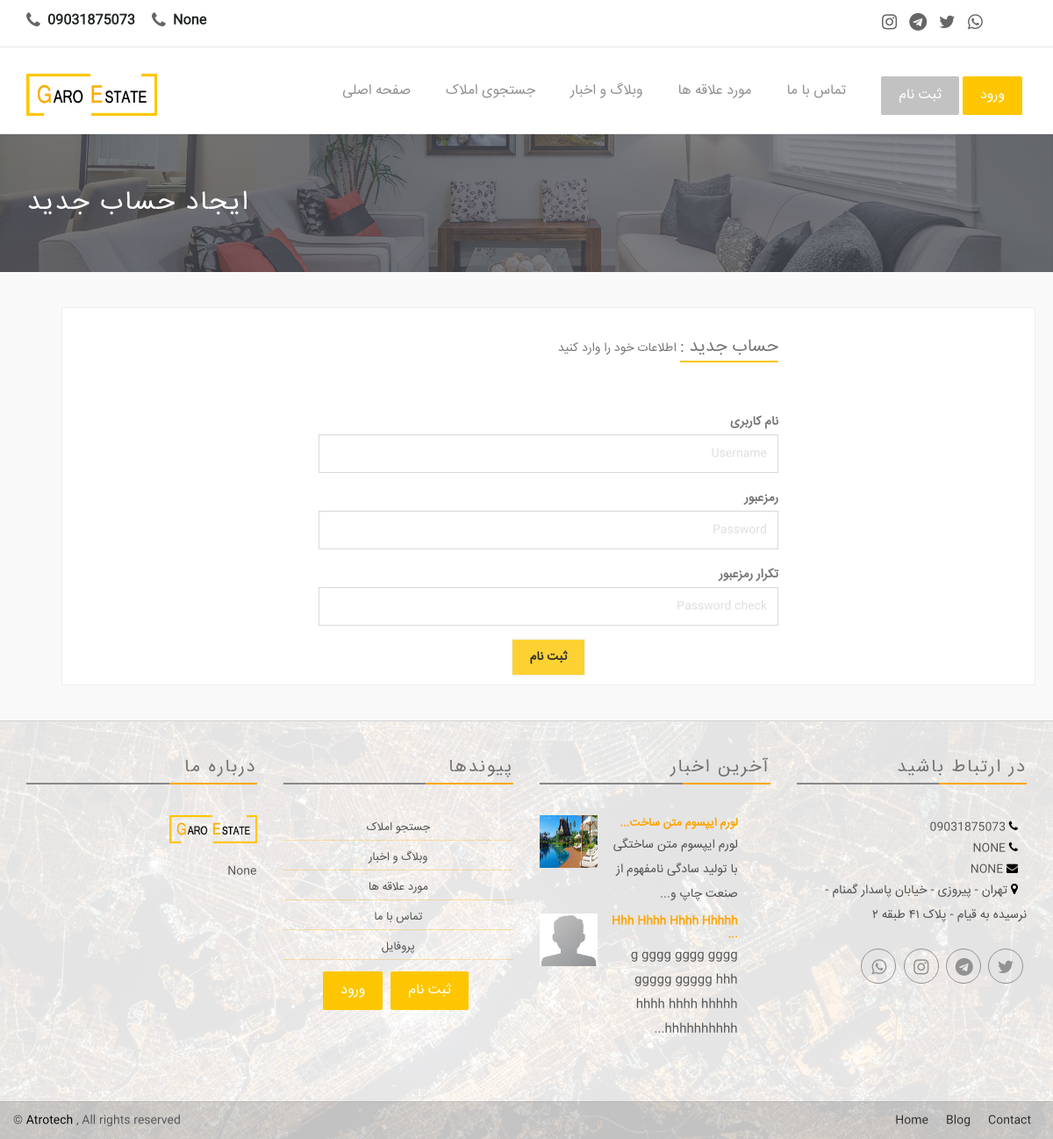
Before: /register/ with the older database file.
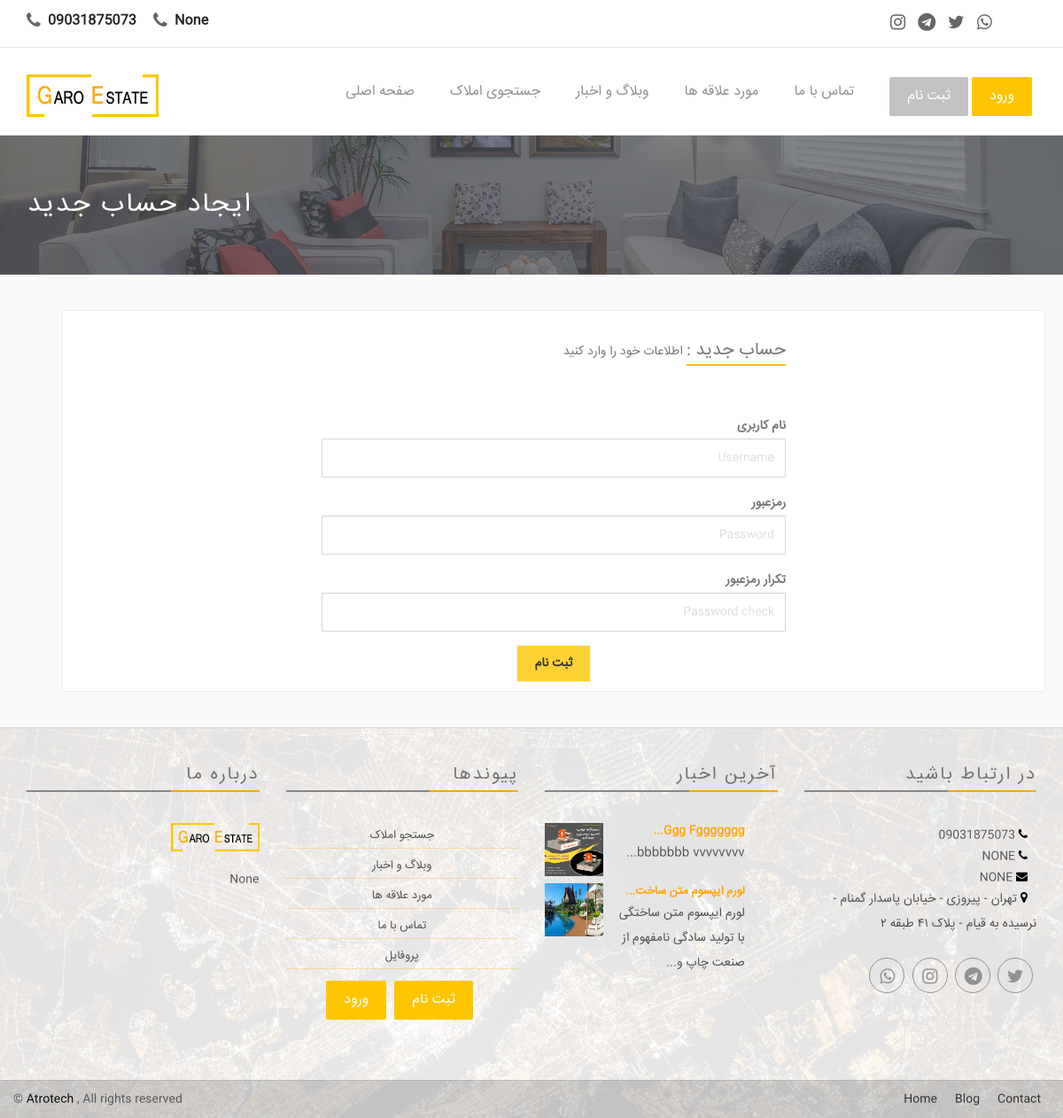
After: the same page with the newer database file.
### app/models.py (models this page shows, shortened)
class Settings(models.Model):
  title = models.CharField(max_length=100, verbose_name = "عنوان")
  title_below = models.CharField(max_length=300 , null=True, blank=True , verbose_name = "متن زیر عنوان")
  introduction_text = models.TextField(max_length=2000 , null=True, blank=True , verbose_name = "متن معرفی" )
  contact_page_text = models.TextField(max_length=2000 , null=True, blank=True , verbose_name = "متن صفحه تماس با ما")
  experts_number = models.IntegerField(default='1', verbose_name = "تعداد کارشناسان")
  email = models.EmailField(max_length=200 , null=True , blank=True , verbose_name = "ایمیل")
  address = models.CharField(max_length=300 , null=True , blank=True , verbose_name = "آدرس")
  phone1 = models.CharField(max_length=20 , null=True , blank=True , verbose_name = "تلفن ۱")
  phone2 = models.CharField(max_length=20 , null=True , blank=True , verbose_name = "تلفن ۲")
  whatsapp_number = models.CharField(max_length=20 , null=True , blank=True , verbose_name = "شماره واتساپ")
  instagram = models.URLField(max_length=500, null=True, blank=True, verbose_name = "لینک اینستاگرام")
  telegram = models.URLField(max_length=500, null=True, blank=True, verbose_name = "لینک تلگرام")
  twitter = models.URLField(max_length=500, null=True, blank=True, verbose_name = "لینک توییتر")
  whatsapp = models.URLField(max_length=500, null=True, blank=True, verbose_name = "لینک واتس اپ")
  lat_long = models.CharField(max_length=50 , null=True , blank=True , verbose_name = "lat & long")
  logo = models.ImageField(default='logo.png', upload_to='logo', null=True, blank=True, verbose_name = "لوگو")
  header_image = models.ImageField(default='header.png', upload_to='header', null=True, blank=True, verbose_name = "تصویر سربرگ (header)")
  class Meta:
      verbose_name = "تنظیمات"
      verbose_name_plural = "تنظیمات"

### blogApp/models.py (models this page shows, shortened)
class Post(models.Model):
    title = models.CharField(max_length=255, verbose_name="عنوان")
    slug = models.SlugField(max_length=255, null=True, blank=True, verbose_name="نشانی پیوند (link)")
    author = models.ForeignKey(User, on_delete=models.CASCADE, verbose_name="نویسنده")
    img = models.ImageField(upload_to='blog', null=True, verbose_name="تصویر")
    body = RichTextField(blank=False, null=True, verbose_name="متن")
    comments = models.ManyToManyField(PostComment, blank=True, verbose_name="نظرات")
    post_date = models.DateTimeField(auto_now_add=True)
    category = models.ForeignKey(Categories, null=True, on_delete=models.PROTECT, related_name='category_set', verbose_name="دسته بندی")
    class Meta:
      verbose_name = "پست"
      verbose_name_plural = "پست ها"

### authentication/views.py (the view)
# urls.py: path('register/', register_user, name="register"),
def register_user(request):
    msg     = None
    success = False
    if request.method == "POST":
        form = SignUpForm(request.POST)
        if form.is_valid():
            form.save()
            username = form.cleaned_data.get("username")
            raw_password = form.cleaned_data.get("password1")
            user = authenticate(username=username, password=raw_password)
            msg     = 'کاربر ایجاد شد - <a href="/login">ورود</a>.'
            success = True
        else:
            msg = 'اطلاعات فرم معتبر نیست'
    else:
        form = SignUpForm()
    return render(request, "accounts/register.html", {"form": form, "msg" : msg, "success" : success })

### authentication/forms.py
class SignUpForm(UserCreationForm):
    username = forms.CharField(
        widget=forms.TextInput(
            attrs={
                "placeholder" : "Username",
                "class": "form-control"
            }
        ))
    password1 = forms.CharField(
        widget=forms.PasswordInput(
            attrs={
                "placeholder" : "Password",
                "class": "form-control"
            }
        ))
    password2 = forms.CharField(
        widget=forms.PasswordInput(
            attrs={
                "placeholder" : "Password check",
                "class": "form-control"
            }
        ))
    class Meta:
        model = User
        fields = ('username', 'password1', 'password2')

### app/context_processor.py (called while the page is built)
def settings(request):
    return {
    'settings': models.Settings.objects.all().last() ,
    'latestpost_list' : Post.objects.all().order_by('-post_date')[:3] ,
    'footer_latestpost_list' : Post.objects.all().order_by('-post_date')[:2]
    }

### crm/context_processor.py (called while the page is built)
def notification(request):
    if request.user.is_superuser:
        return {
           'new_reqs': models.Order_request.objects.filter(status='جدید').order_by('-date_created') ,
           'new_req_counts': models.Order_request.objects.filter(status='جدید').count()
        }
    elif request.user.is_authenticated:
        return {
           'new_reqs': models.Order_request.objects.filter(status='جدید' , user__user=request.user ).order_by('-date_created') ,
           'new_req_counts': models.Order_request.objects.filter(status='جدید' , user__user=request.user ).count()
        }
    else:
        return { 'userProfile': None }

def accessType(request):
    if request.user.is_authenticated:
        return { 'userProfile': get_object_or_404(models.Profile, user=request.user) }
    else:
        return { 'userProfile': None }

### templates/accounts/register.html (shortened to what this page needs)
{% extends "base.html" %}
{% block content %}
<div style="background:#494C53 url({{ settings.header_image.url }}) no-repeat scroll center top / cover; color:#FFF; position: relative; min-height: 140px; ">
		<div class="container">
				<div class="row">
						<div class="page-head-content">
								<h1 class="page-title"> ایجاد حساب جدید </h1>
						</div>
				</div>
		</div>
</div>
<div class="register-area" style="background-color: rgb(249, 249, 249);">
		<div class="container" dir="rtl">
				<div class="col-md-12">
						<div class="box-for overflow">
								<div class="col-sm-6 col-sm-offset-3 login-blocks">
										<h2>حساب جدید : </h2>
										<span class="mb-0 text-muted">
											{% if msg %}
												{{ msg | safe }}
											{% else %}
												اطلاعات خود را وارد کنید
											{% endif %}
										</span>
										<p> <br /> </p>
										{% if not success %}
										<form role="form" method="post" action="">
												<div class="form-group">
														<label for="name">نام کاربری</label>
														{{ form.username }}
												</div>
												<div class="form-group">
														<label for="password">رمزعبور</label>
														{{ form.password1 }}
												</div>
												<div class="form-group">
														<label for="password">تکرار رمزعبور</label>
														{{ form.password2 }}
												</div>
												<div class="text-center">
														<button type="submit" class="btn btn-default">ثبت نام</button>
												</div>
										</form>
										{% endif %}
								</div>
						</div>
				</div>
		</div>
</div>
{% endblock content %}

### templates/base.html (shortened to what this page needs)
{% load static %}
{% load bootstrap %}
<!DOCTYPE html>
<html class="no-js">
<head>
  <link rel="stylesheet" href="{% static 'assets/css/normalize.css' %}">
  <link rel="stylesheet" href="{% static 'assets/css/font-awesome.min.css' %}">
  <link rel="stylesheet" href="{% static 'assets/css/fontello.css">
  <link href="{% static 'assets/fonts/icon-7-stroke/css/pe-icon-7-stroke.css' %}" rel="stylesheet">
  <link href="{% static 'assets/fonts/icon-7-stroke/css/helper.css' %}" rel="stylesheet">
  <link href="{% static 'assets/css/animate.css' %}" rel="stylesheet" media="screen">
  <link rel="stylesheet" href="{% static 'assets/css/bootstrap-select.min.css' %}">
  <link rel="stylesheet" href="{% static 'bootstrap/css/bootstrap.min.css' %}">
  <link rel="stylesheet" href="{% static 'assets/css/icheck.min_all.css' %}">
  <link rel="stylesheet" href="{% static 'assets/css/price-range.css' %}">
  <link rel="stylesheet" href="{% static 'assets/css/owl.carousel.css' %}">
  <link rel="stylesheet" href="{% static 'assets/css/owl.theme.css' %}">
  <link rel="stylesheet" href="{% static 'assets/css/owl.transitions.css' %}">
  <link rel="stylesheet" href="{% static 'assets/css/style.css' %}">
  <link rel="stylesheet" href="{% static 'assets/css/responsive.css' %}">
  <link rel="stylesheet" href="https://cdnjs.cloudflare.com/ajax/libs/font-awesome/4.7.0/css/font-awesome.min.css">
</head>
<body>
  <div class="header-connect">
  		<div class="container">
  				<div class="row">
  						<div class="col-md-5 col-sm-8  col-xs-12">
  								<div class="header-half header-call">
  										<p>
  												<span> <i class="fa fa-phone"></i> <a href="tel:{{ settings.phone1 }}"> {{ settings.phone1 }} </a> </span>
                          <span> <i class="fa fa-phone"></i> <a href="tel:{{ settings.phone2 }}"> {{ settings.phone2 }} </a> </span>
  										</p>
  								</div>
  						</div>
  						<div class="col-md-2 col-md-offset-5  col-sm-3 col-sm-offset-1  col-xs-12">
  								<div class="header-half header-social">
  										<ul class="list-inline">
                          <li><a href="{{ settings.instagram }}"><i class="fa fa-instagram" style="font-size:20px"></i></a></li>
                          <li><a href="{{ settings.telegram }}"><i class="fa fa-telegram" style="font-size:20px"></i></a></li>
  												<li><a href="{{ settings.twitter }}"><i class="fa fa-twitter" style="font-size:20px"></i></a></li>
  												<li><a href="{{ settings.whatsapp }}"><i class="fa fa-whatsapp" style="font-size:20px"></i></a></li>
  										</ul>
  								</div>
  						</div>
  				</div>
  		</div>
  </div>
  <nav class="navbar navbar-default ">
  		<div class="container">
  				<div class="navbar-header">
  						<a class="navbar-brand" href="{% url 'app:home' %}"><img src="{{ settings.logo.url }}" alt="{{ settings.title }}"></a>
  				</div>
  				<div class="collapse navbar-collapse yamm" id="navigation">
  						<div class="button navbar-right">
                {% if user.is_authenticated %}
                <button class="navbar-btn nav-button wow fadeInRight" onclick=" window.location.replace('{% url 'logout' %}')" data-wow-delay="0.5s"> خروج </button>
                <button class="navbar-btn nav-button wow fadeInRight login" onclick=" window.location.replace('{% url 'app:profile' %}')" data-wow-delay="0.5s"> پروفایل </button>
                {% else %}
                <button class="navbar-btn nav-button wow bounceInRight" onclick="window.location.replace('{% url 'register' %}')" data-wow-delay="0.4s"> ثبت نام </button>
                <button class="navbar-btn nav-button wow fadeInRight login" onclick=" window.location.replace('{% url 'login' %}')" data-wow-delay="0.5s"> ورود </button>
                {% endif %}
  						</div>
  						<ul class="main-nav nav navbar-nav navbar-right">
  								<li class="wow fadeInDown" data-wow-delay="0.1s"><a class="" href="{% url 'app:home' %}"> صفحه اصلی </a> </li>
  								<li class="wow fadeInDown" data-wow-delay="0.1s"><a class="" href="{% url 'app:items' %}"> جستجوی املاک </a></li>
  								<li class="wow fadeInDown" data-wow-delay="0.1s"><a class="" href="/blog"> وبلاگ و اخبار  </a></li>
  								<li class="wow fadeInDown" data-wow-delay="0.1s"><a class="" href="{% url 'app:favs' %}"> مورد علاقه ها  </a></li>
  								<li class="wow fadeInDown" data-wow-delay="0.4s"><a href="{% url 'app:contact' %}"> تماس با ما </a></li>
  						</ul>
  				</div>
  		</div>
  </nav>
{% block content %}{% endblock content %}
    <div class="footer-area">
    		<div class=" footer">
    				<div class="container">
    						<div class="row" align="right">
    								<div class="col-md-3 col-sm-6 wow fadeInRight animated">
    										<div class="single-footer">
    												<h4> درباره ما </h4>
    												<div class="footer-title-line"></div>
    												<img src="{{ settings.logo.url }}" alt="{{ settings.title }} " class="wow pulse" data-wow-delay="1s">
    												<p dir="rtl"> {{ settings.title_below }} </p>
    										</div>
    								</div>
    								<div class="col-md-3 col-sm-6 wow fadeInRight animated">
    										<div class="single-footer">
    												<h4> پیوندها  </h4>
    												<div class="footer-title-line"></div>
    												<ul class="footer-menu" dir="rtl" align="center">
    														<li><a href="{% url 'app:items' %}"> جستجو املاک </a></li>
    														<li><a href="/blog"> وبلاگ و اخبار </a></li>
    														<li><a href="{% url 'app:favs' %}"> مورد علاقه ها </a></li>
    														<li><a href="{% url 'app:contact' %}">  تماس با ما  </a></li>
    														<li><a href="{% url 'app:profile' %}"> پروفایل </a>  </li>
                                <button class="navbar-btn nav-button wow bounceInRight login" onclick="window.location.replace('{% url 'register' %}')" data-wow-delay="0.4s"> ثبت نام </button>
                                <button class="navbar-btn nav-button wow fadeInRight login" onclick=" window.location.replace('{% url 'login' %}')" data-wow-delay="0.5s"> ورود </button>
    												</ul>
    										</div>
    								</div>
    								<div class="col-md-3 col-sm-6 wow fadeInRight animated">
    										<div class="single-footer">
    												<h4> آخرین اخبار </h4>
    												<div class="footer-title-line"></div>
    												<ul class="footer-blog">
                            {% for post in footer_latestpost_list %}
    														<li dir="rtl">
    																<div class="col-md-3 blg-thumb p0">
    																		<a href="{% url 'blog-detail' post.slug %}"> <img src="{{post.img.url}}"> </a>
    																</div>
    																<div class="col-md-8  col-sm-8 col-xs-8  blg-entry">
    																		<h6> <a href="{% url 'blog-detail' post.slug %}"> {{ post.title | slice:':20' | safe}}... </a></h6>
    																		{{post.body | slice:':65' | safe}}...
    																</div>
    														</li> <br>
                            {% endfor %}
    												</ul>
    										</div>
    								</div>
    								<div class="col-md-3 col-sm-6 wow fadeInRight animated">
    										<div class="single-footer news-letter">
    												<h4> در ارتباط باشید </h4>
    												<div class="footer-title-line"></div>
                            <ul class="footer-adress" dir="rtl">
                                <li> <a href="tel:{{ settings.phone1 }}"> <i class="fa fa-phone"></i> {{ settings.phone1 }} </a> </li>
                                <li> <a href="tel:{{ settings.phone2 }}"> <i class="fa fa-phone"></i> {{ settings.phone2 }} </a> </li>
                                <li> <a href="mailto:{{ settings.email }}"> <i class="fa fa-envelope"> </i> {{ settings.email }} </a> </li>
                                <li> <i class="fa fa-map-marker"> </i> {{ settings.address }} </li>
                            </ul>
                            <br>
    												<div class="social pull-right">
    														<ul>
    																<li><a class="wow fadeInUp animated" href="{{ settings.whatsapp }}"><i class="fa fa-whatsapp"></i></a></li>
    																<li><a class="wow fadeInUp animated" href="{{ settings.instagram }}" data-wow-delay="0.3s"><i class="fa fa-instagram"></i></a></li>
    																<li><a class="wow fadeInUp animated" href="{{ settings.telegram }}" data-wow-delay="0.4s"><i class="fa fa-telegram"></i></a></li>
    																<li><a class="wow fadeInUp animated" href="{{ settings.twitter }}" data-wow-delay="0.5s"><i class="fa fa-twitter"></i></a></li>
    														</ul>
    												</div>
    										</div>
    								</div>
    						</div>
    				</div>
    		</div>
    		<div class="footer-copy text-center">
    				<div class="container">
    						<div class="row">
    								<div class="pull-left">
    										<span> &#169; <a href="http://www.Atrotech.ir">Atrotech</a> , All rights reserved </span>
    								</div>
    								<div class="bottom-menu pull-right">
    										<ul>
    												<li><a class="wow fadeInUp animated" href="{% url 'app:home' %}" data-wow-delay="0.2s">Home</a></li>
    												<li><a class="wow fadeInUp animated" href="/blog" data-wow-delay="0.4s">Blog</a></li>
    												<li><a class="wow fadeInUp animated" href="{% url 'app:contact' %}" data-wow-delay="0.6s">Contact</a></li>
    										</ul>
    								</div>
    						</div>
    				</div>
    		</div>
    </div>
</body>
</html>

Changed rows visible on the page:
no longer on this page (row edited): Post: img (placeholder picture), title "Hhh Hhhh Hhhh Hhhhh", body "g gggg gggg gggg ggggg ggggg hhh hhhh hhhh hhhhh hhhhhhhhhh"
added Post: img (picture), title "Ggg Fggggggg", body "bbbbbbb vvvvvvvv"
